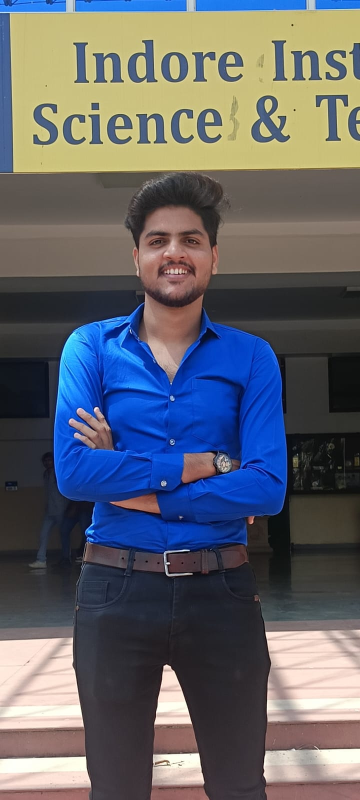
#> input picture data/images/27cd8915-b23a-408e-ac93-270c7542356e.jpg, 720 x 1600 px (shown at 1/2 size)
$ python -i face_utils.py   (imports and definitions only)
#> lines starting #> are read from the running program, lines starting #| are printed output that depends on the picture
#> further down, picture is the input picture: shape (1600, 720, 3); mean B, G, R 107.3, 99.9, 97.1
"""
Face utility functions.
"""

import numpy as np
import cv2
from typing import List, Tuple, Optional
import logging


# [278 lines left out: functions calculate_face_center, calculate_face_area, calculate_face_aspect_ratio, is_face_valid, filter_valid_faces, sort_faces_by_size and 7 more, not called in this run]


def normalize_face_image(image: np.ndarray) -> np.ndarray:
    """
    Normalize face image for better recognition.

    Args:
        image: Face image

    Returns:
        Normalized face image
    """
    # Convert to grayscale if needed
    if len(image.shape) == 3:
        gray = cv2.cvtColor(image, cv2.COLOR_BGR2GRAY)
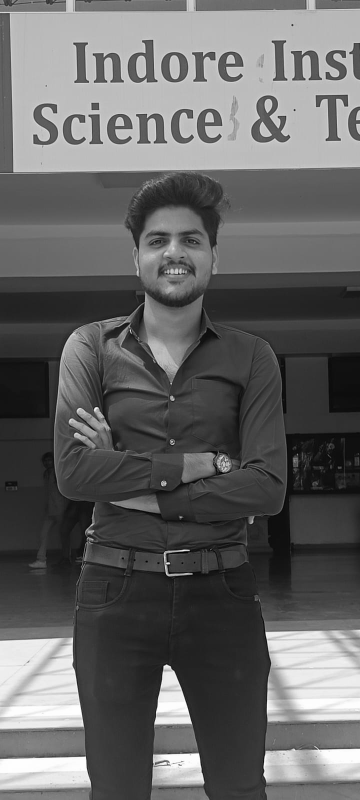
#> gray: shape (1600, 720) (shown at 1/2 size); min 0, max 254, mean 99.9
    else:
        gray = image

    # Apply histogram equalization
    equalized = cv2.equalizeHist(gray)
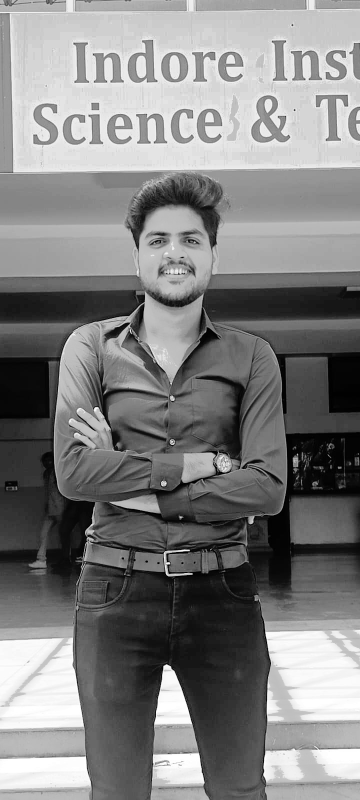
#> equalized: shape (1600, 720) (shown at 1/2 size); min 0, max 255, mean 128.6

    # Convert back to 3-channel if needed
    if len(image.shape) == 3:
        equalized = cv2.cvtColor(equalized, cv2.COLOR_GRAY2BGR)
#> equalized: shape (1600, 720, 3)

    return equalized

>>> import cv2
>>> picture = cv2.imread('../../../data/images/27cd8915-b23a-408e-ac93-270c7542356e.jpg')
>>> result = normalize_face_image(picture)

$ run again, on data/images/49619d9a-ee49-4931-a4b5-96831c58fa3b.jpg
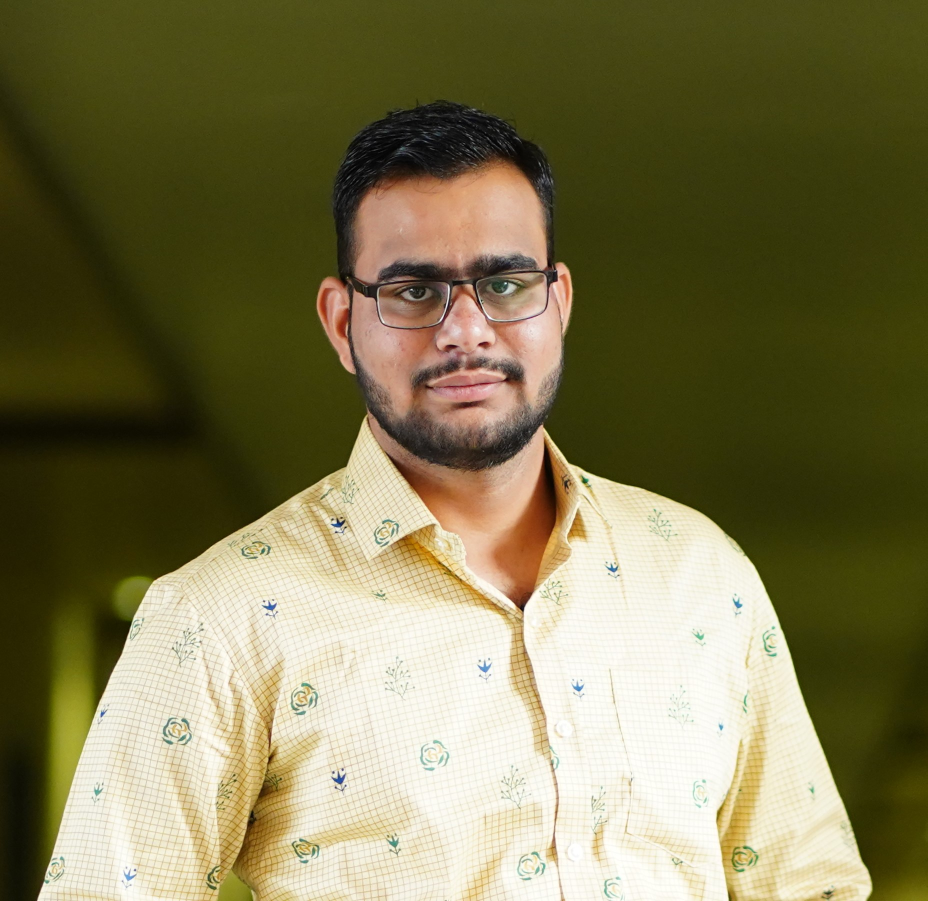
#> input picture data/images/49619d9a-ee49-4931-a4b5-96831c58fa3b.jpg, 1855 x 1802 px (shown at 1/2 size)
#> picture is the input picture: shape (1802, 1855, 3); mean B, G, R 80.1, 118.2, 124.4
#> in normalize_face_image, `gray = cv2.cvtColor(image, cv2.COLOR_BGR2GRAY)`:
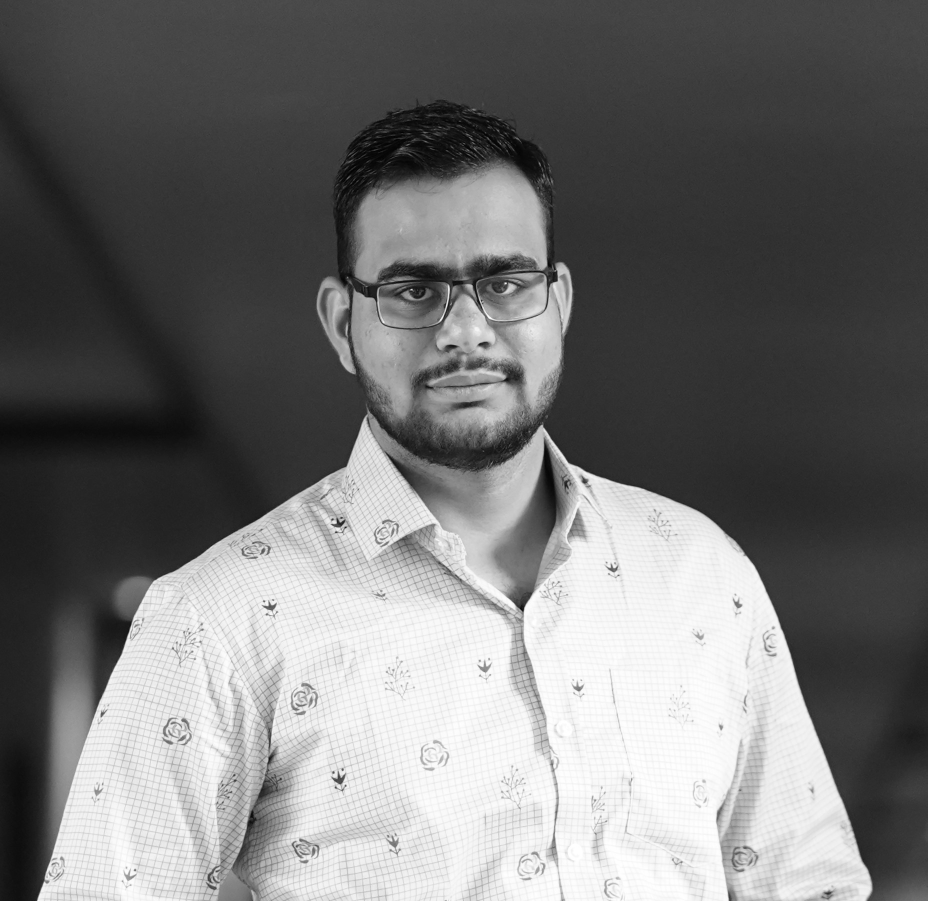
#> gray: shape (1802, 1855) (shown at 1/2 size); min 0, max 255, mean 115.7
#> in normalize_face_image, `equalized = cv2.equalizeHist(gray)`:
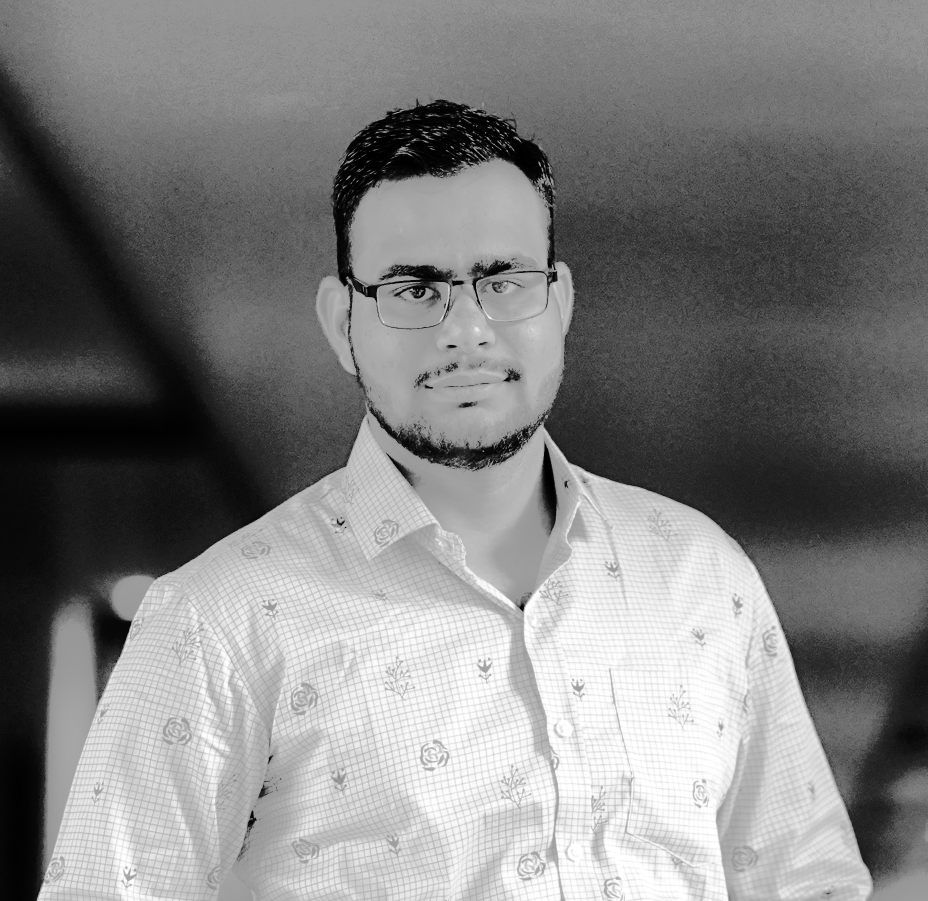
#> equalized: shape (1802, 1855) (shown at 1/2 size); min 0, max 255, mean 128.9

$ run again, on data/images/71d2a7d6-9f5c-4a1f-9a63-269f6296bc7d.jpg
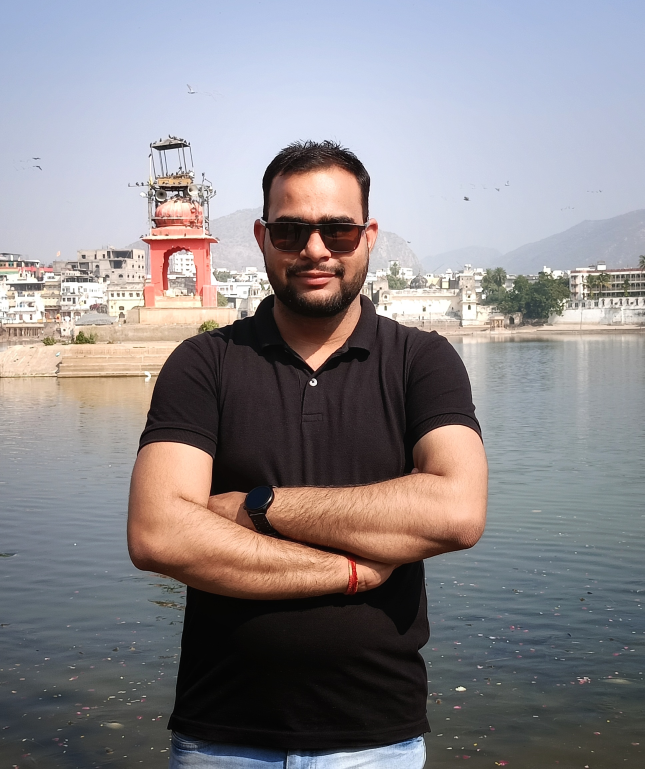
#> input picture data/images/71d2a7d6-9f5c-4a1f-9a63-269f6296bc7d.jpg, 1934 x 2306 px (shown at 1/3 size)
#> picture is the input picture: shape (2306, 1934, 3); mean B, G, R 138.8, 135.2, 139.1
#> in normalize_face_image, `gray = cv2.cvtColor(image, cv2.COLOR_BGR2GRAY)`:
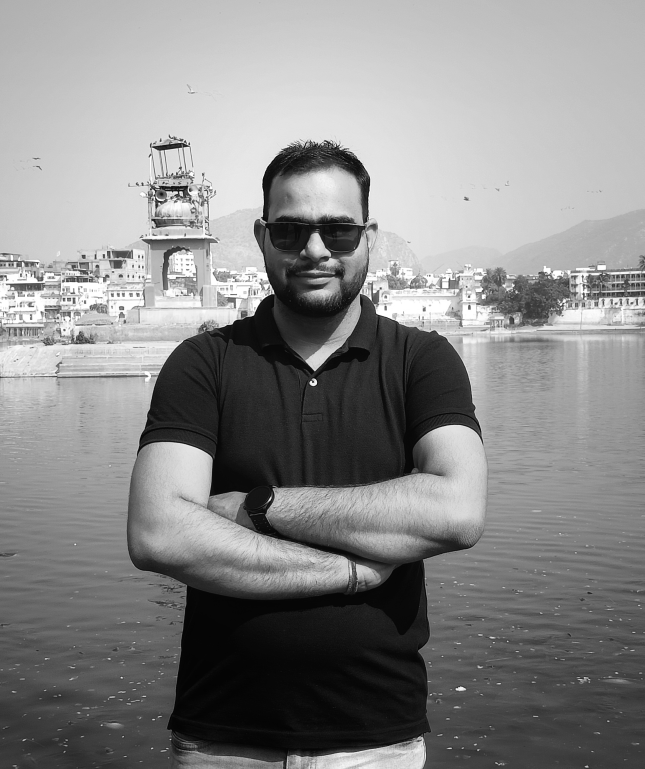
#> gray: shape (2306, 1934) (shown at 1/3 size); min 0, max 255, mean 136.8
#> in normalize_face_image, `equalized = cv2.equalizeHist(gray)`:
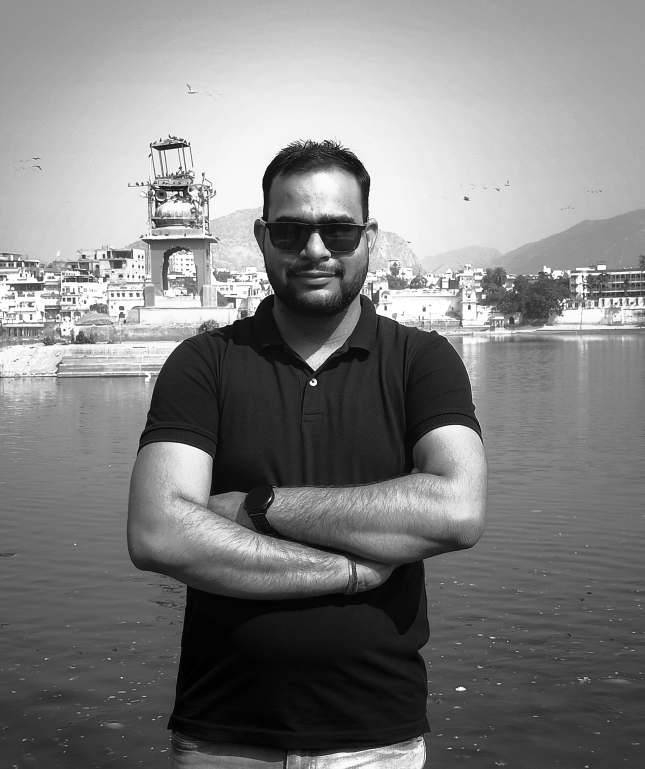
#> equalized: shape (2306, 1934) (shown at 1/3 size); min 0, max 255, mean 128.2
